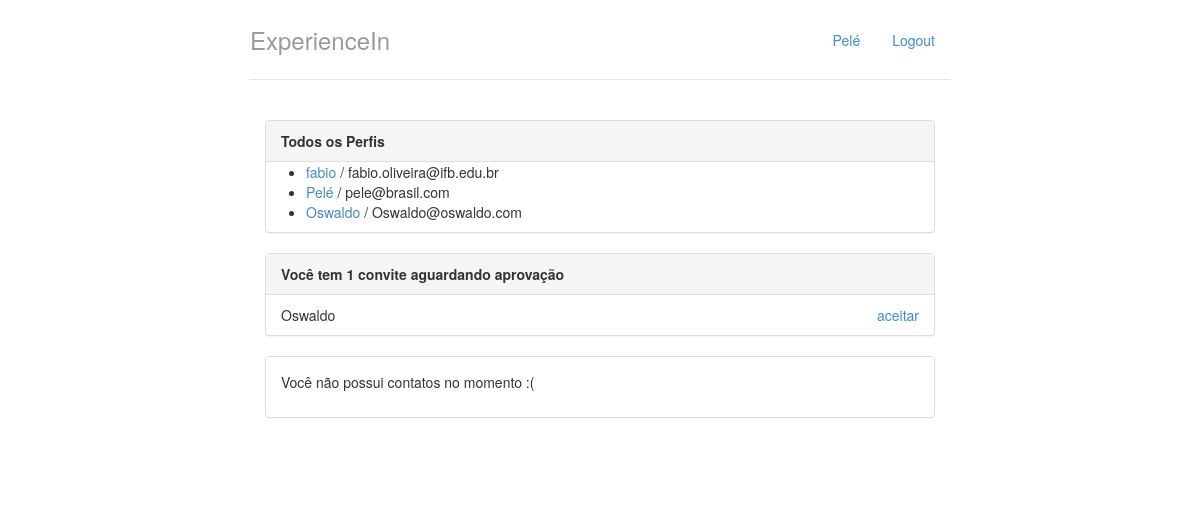
The page / (signed in) on the database its author committed.
### perfis/models.py (models this page shows, shortened)
class Perfil(models.Model):
	nome = models.CharField(max_length=255, null=False)
	telefone = models.CharField(max_length=15, null=False)
	nome_empresa = models.CharField(max_length=255, null=False)
	contatos = models.ManyToManyField('self')
	usuario = models.OneToOneField(User, on_delete=models.CASCADE, related_name='perfil')
	@property
	def email(self):
		return self.usuario.email

class Convite(models.Model):
	solicitante = models.ForeignKey(Perfil, on_delete=models.CASCADE, related_name='convites_feitos')
	convidado = models.ForeignKey(Perfil, on_delete=models.CASCADE, related_name='convites_recebidos')

### perfis/views.py (the view)
# urls.py: path('', views.index, name='index'),
@login_required
def index(request):
    print(request.user.username)
    print(request.user.email)
    print(request.user.user_permissions)
    return render(request,'index.html',{'perfis': Perfil.objects.all(), 'perfil_logado' : get_perfil_logado(request) })

### perfis/views.py (called while the page is built)
@login_required
def get_perfil_logado(request):
	return request.user.perfil

### perfis/templates/index.html
{% extends "base.html" %}
{% block body %}
<div class="col-lg-12">
	<div class="panel panel-default">
		<div class="panel-heading">
			<strong>Todos os Perfis</strong>
		</div>
		{% if perfis %}
		<ul>
			{% for perfil in perfis %}
			<li>
				<a href="{% url 'exibir' perfil.id %}">{{perfil.nome}}</a> / {{perfil.email}}
			</li>
			{% endfor %}
		</ul>
		{% else %}
		<p>Nenhum perfil encontrado</p>
		{% endif %}
	</div>
	<div class="panel panel-default">
		{% with total_de_convites=perfil_logado.convites_recebidos.count %}
			{% if total_de_convites %}
				<div class="panel-heading">
					<strong>Você tem {{ total_de_convites }} convite{{ total_de_convites|pluralize}} aguardando aprovação</strong>
				</div>
				<ul class="list-group">
					{% for convite in perfil_logado.convites_recebidos.all %}
						<li class="list-group-item">
							{{ convite.solicitante.nome }}
							<a href="{% url 'aceitar' convite.id %}" class="pull-right">aceitar</a>
						</li>
					{% endfor %}
				</ul>
			{% else %}
				<div class="panel-body">
					<p>Nenhum convite recebido :(</p>
				</div>
			{% endif %}
		{% endwith %}
	</div>
	<div class="panel panel-default">
		{% with total_de_contatos=perfil_logado.contatos.count %}
			{% if total_de_contatos %}
				<div class="panel-heading">
					<strong>Você tem {{ total_de_contatos }} contato{{ total_de_contatos|pluralize}}</strong>
				</div>
				<ul class="list-group">
					{% for contato in perfil_logado.contatos.all %}
						<li class="list-group-item">
							<a href="{% url 'exibir' contato.id %}">{{contato.nome}}</a>
						</li>
					{% endfor %}
				</ul>
			{% else %}
				<div class="panel-body">
					<p>Você não possui contatos no momento :(</p>
				</div>
			{% endif %}
		{% endwith %}
	</div>
</div>
{% endblock %}

### perfis/templates/base.html (shortened to what this page needs)
{% load staticfiles %}
<!DOCTYPE html>
<html lang="pt-br">
<head>
	<link rel="stylesheet" href="{% static "styles/bootstrap.css" %}">
	<link rel="stylesheet" href="{% static "styles/main.css" %}">
</head>
<body>
	<div class="container">
		<div class="header">
			<ul class="nav nav-pills pull-right">
				<li><a href="{% url 'index' %}">{{ perfil_logado.nome }}</a></li>
				<li><a href="{% url 'logout' %}">Logout</a></li>
			</ul>
			<h3 class="text-muted">ExperienceIn</h3>
		</div>
		<div class="row content">
			{% block body %}
			{% endblock %}
		</div>
	</div>
</body>
</html>

### perfis/static/styles/main.css (style rules this page uses)
body { padding-top: 20px; padding-bottom: 20px; }
.header, .content, .footer { padding-left: 15px; padding-right: 15px; }
.header { border-bottom: 1px solid #e5e5e5; }
.header h3 { margin-top: 0; margin-bottom: 0; line-height: 40px; padding-bottom: 19px; }
@media (min-width: 768px) { .container { max-width: 730px; } }
.content { margin: 40px 0; }
@media screen and (min-width: 768px) { .header, .content, .footer { padding-left: 0; padding-right: 0; } }
@media screen and (min-width: 768px) { .header { margin-bottom: 30px; } }

### rows shown on the page
Perfil: nome "Pelé", email "pele@brasil.com"
Perfil: nome "fabio", email "fabio.oliveira@ifb.edu.br"
Perfil: nome "Oswaldo", email "Oswaldo@oswaldo.com"
Convite: solicitante.nome "Oswaldo"

### other values the page prints
{{ total_de_convites }} "1"
